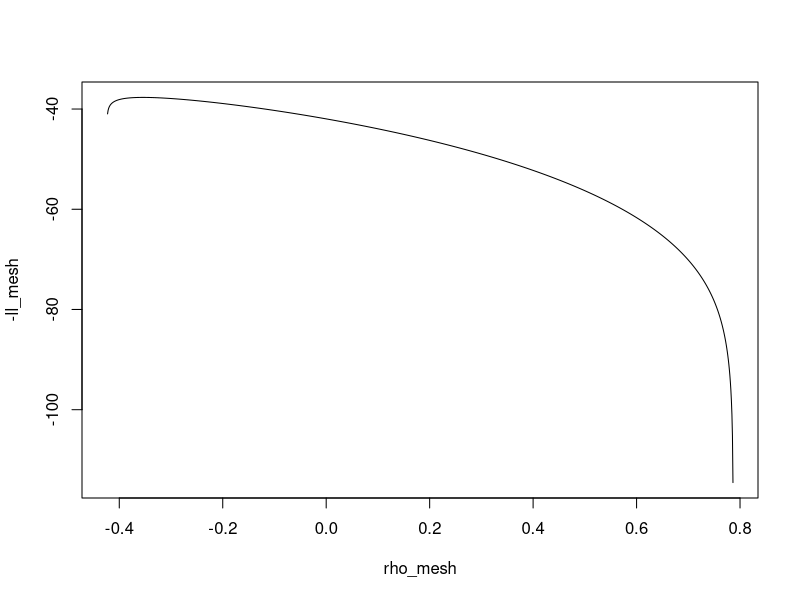

Reproduce this figure in R. (Note: this script raises an error after producing the figure.)
#Inline Paste0 function
`%+%` <- function(a, b) paste0(a, b)

#Odds function
odds <- function(p){
  out <- p/(1-p)
  return(out)
}

# odds ratio
or <- function(p,q){
  odds_p <- odds(p)
  odds_q <- odds(q)
  out <- odds_p/odds_q
  return(out)
}

# odds product
op <- function(p,q){
  odds_p <- odds(p)
  odds_q <- odds(q)
  out <- odds_p*odds_q
  return(out)
}

#Extract joint binomial parameters
compute_jbin_param <- function(prob.f,prob.m){
  #Compute Components
  prob.prod  <- prob.m * prob.f
  sig.prob.f <- sqrt(prob.f*(1-prob.f))
  sig.prob.m <- sqrt(prob.m*(1-prob.m))
  sig.prod   <- sig.prob.f*sig.prob.m
  ##Upper and Lower bounds for cov of joint binomial
  lub        <-  sqrt(pmin(or(prob.f,prob.m),1/or(prob.f,prob.m)))
  glb        <- -sqrt(pmin(op(prob.f,prob.m),1/op(prob.f,prob.m)))
  #Return values
  out <- list(prob.prod       = prob.prod,
              sig.prob.f      = sig.prob.f,
              sig.prob.m      = sig.prob.m,
              sig.prod        = sig.prod,
              cor_lower_bound = glb,
              cor_upper_bound = lub)
  return(out)
}

#Generate Derived Probabilities
compute_jbin <- function(prob.f,prob.m,corr){
  
  parameters      <- compute_jbin_param(prob.f,prob.m)
  cor_upper_bound <- parameters[["cor_upper_bound"]]
  cor_lower_bound <- parameters[["cor_lower_bound"]]
  sig.prob.f      <- parameters[["sig.prob.f"]]
  sig.prob.m      <- parameters[["sig.prob.m"]]
  
  # If we are on a boundary condition update correlation structure 
  boundary_f                <-  which(prob.f == 1| prob.f == 0)
  boundary_m                <-  which(prob.m == 1| prob.m == 0)
  boundary                  <-  sort(unique(c(boundary_f, boundary_m)))
  corr[boundary]            <- 0 #correlation is zero if 1 or 0 for both probs
  cor_upper_bound[boundary] <- 0
  cor_lower_bound[boundary] <- 0
  
  if(any(round(corr,3) > round(cor_upper_bound,3)) || any(round(corr,3) < round(cor_lower_bound,3))){
    stop("Correlation " %+% corr %+% " is outside of the bounds [" %+% 
           as.character(cor_lower_bound) %+% " , " %+%
           as.character(cor_upper_bound) %+% "]")
  }
  
  ###Joint Probability Distn 
  prob.mf <- corr * sig.prob.m * sig.prob.f + (prob.f*prob.m)
  prob.f0 <- prob.f - prob.mf
  prob.m0 <- prob.m - prob.mf
  prob.00 <- 1 - prob.f0 - prob.m0 - prob.mf
  
  #List of parameters
  out <- list(prob.mf = prob.mf,
              prob.f0 = prob.f0,
              prob.m0 = prob.m0,
              prob.00 = prob.00)
  
  #Return values
  return(out)
}

generate_correlated_binomial <- function(n,p1,p2,rho){
  x <- rbinom(n,1,p1)
  joint_dens <- compute_jbin(p1,p2,rho)
  p2_cond0 <- joint_dens$prob.mf/p1
  p2_cond1 <- joint_dens$prob.m0/(1-p1)
  p2_cond <- ifelse(x == 0, p2_cond1, p2_cond0)
  y <- rbinom(n,1,p2_cond)
  
  return(data.frame(x1=x,x2=y))
  
}

ll_fn <- function(pars,
                  x1,
                  x2,
                  p1,
                  p2){
  
  rho <- pars[1]
  
  joint_dens <- compute_jbin(p1,p2,rho)
  p2_cond0 <- joint_dens$prob.mf/p1
  p2_cond1 <- joint_dens$prob.m0/(1-p1)
  p2_cond <- ifelse(x1 == 0, p2_cond1, p2_cond0)
  
  ll1 <- dbinom(x = x1, size = 1, prob = p1, log = T)
  ll2 <- dbinom(x = x2, size = 1, prob = p2_cond, log = T)
  return(-sum(ll1+ll2))
}


n   <- 30
p1  <- 0.75
p2  <- 0.65
rho <- -0.4

df <- generate_correlated_binomial(n, p1,p2, rho)

lower <- compute_jbin_param(p1,p2)$cor_lower_bound
upper <- compute_jbin_param(p1,p2)$cor_upper_bound


nlminb(start          = runif(1,min = lower,max = upper),
       objective       = ll_fn,
       x1              = df$x1,
       x2              = df$x2,
       p1              = p1,
       p2              = p2,
       lower           = lower,
       upper           = upper)

rho_mesh <- seq(lower, upper, 0.001)

ll_mesh <- sapply(rho_mesh, function(r) ll_fn(r, x1 = df$x1, x2 = df$x2, p1 = p1, p2 = p2)) 

plot(y = -ll_mesh, x = rho_mesh, type = "l")


compute_survival_correlation <- function(x,
                                         phiF, 
                                         phiM,
                                         pMF){

  sigF <- sqrt(phiF * (1-phiF))
  sigM <- sqrt(phiM * (1-phiM))

  gamma <- ((x/pMF) - phiM * phiF)/(sigF * sigM)
  
  gl <- compute_jbin_param_cjs(phiF,phiM)$cor_lower_bound
  gu <- compute_jbin_param_cjs(phiF,phiM)$cor_upper_bound
  
  
  
  return(pmin(gu, pmax(gl, gamma)))
}


sum(1 * (ps_data$apairs_f != 211),na.rm = T)/prod(dim(ps_data$apairs_f))
ps_data <- sim_dat(param_list) # pair-swap data
N <- 0
n <- 0

nf <- ps_data$nf
nm <- ps_data$nm
first_capture_f <- ps_data$first_capture_f
k <- ps_data$k
apairs_f <- ps_data$apairs_f

for(i in 1:nf){
  for(t in (first_capture_f[i]+1):k){
    if(!is.na(apairs_f[i,t]) & !is.na(apairs_f[i,t-1])){
      if(apairs_f[i,t] != (nm+1) & (apairs_f[i,t] == apairs_f[i,t-1])){
        n <- n+1
        N <- N+1
      }
    } else {
      if(!is.na(apairs_f[i,t-1])){
        if(apairs_f[i,t-1] != (nm+1)){
          N <- N+1
        }
      }
    }
  }
}

compute_survival_correlation(n/N, 0.8,0.8,compute_jbin_cjs(0.75,0.75,0.5)$prob.mf)
